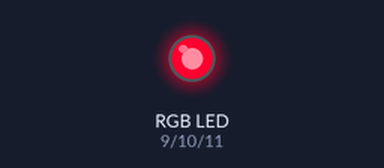
Bench run of a sketch on a simulated ESP32. On the bench: an RGB LED mixed from three pins (HIGH = lit). Pins used as bus, display or sensor lines are not drawn.

Above: at 0.15 s.
At 5.02 s:
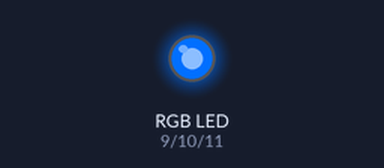
At 9.9 s:
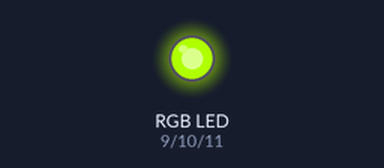
At 19.97 s:
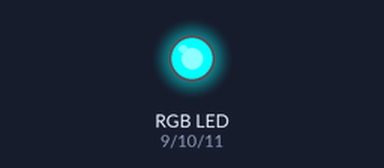
At 29.42 s:
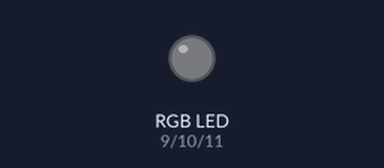
At 39.78 s:
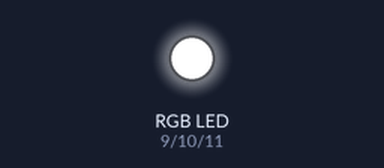
Timing chart, 0 to 40.0 s (numbered marks = the images above):
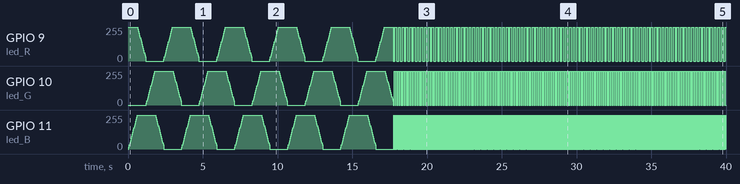

The sketch:

ARDUINO__Arbolito_de_Navidad_RGB.ino
```cpp
int led_R=9, led_G=10, led_B=11,
    Mux_0=5, Mux_1=6, Mux_2=7;
void setup(){
   pinMode(led_R, OUTPUT);
   pinMode(led_G, OUTPUT);
   pinMode(led_B, OUTPUT);
   pinMode(Mux_0, OUTPUT);
   pinMode(Mux_1, OUTPUT);
   pinMode(Mux_2, OUTPUT);
}
void pwm_duty(int r, int g, int b){
   analogWrite(led_R, map(r,0,16,0,255));
   delay(10);
   analogWrite(led_G, map(g,0,16,0,255));
   delay(10);
   analogWrite(led_B, map(b,0,16,0,255));
   delay(10);
}
void output_c(int valor){
   switch(valor){
   case 0:
      digitalWrite(Mux_0, LOW);
      digitalWrite(Mux_1, LOW);
      digitalWrite(Mux_2, LOW);
      break;
   case 1:
      digitalWrite(Mux_0, HIGH);
      digitalWrite(Mux_1, LOW);
      digitalWrite(Mux_2, LOW);
      break;
   case 2:
      digitalWrite(Mux_0, LOW);
      digitalWrite(Mux_1, HIGH);
      digitalWrite(Mux_2, LOW);
      break;
   case 3:
      digitalWrite(Mux_0, HIGH);
      digitalWrite(Mux_1, HIGH);
      digitalWrite(Mux_2, LOW);
      break;
   case 4:
      digitalWrite(Mux_0, LOW);
      digitalWrite(Mux_1, LOW);
      digitalWrite(Mux_2, HIGH);
      break;
   case 5:
      digitalWrite(Mux_0, HIGH);
      digitalWrite(Mux_1, LOW);
      digitalWrite(Mux_2, HIGH);
      break;
   case 6:
      digitalWrite(Mux_0, LOW);
      digitalWrite(Mux_1, HIGH);
      digitalWrite(Mux_2, HIGH);
      break;
   case 7:
      digitalWrite(Mux_0, HIGH);
      digitalWrite(Mux_1, HIGH);
      digitalWrite(Mux_2, HIGH);
      break;
   }
}
void fadeRGB(void){
   int r, g, b, i;
   for(b=0;b<16;b++){
      pwm_duty(16,0,b);
      for(i=0;i<8;i++){
         output_c(i);
         delay(1);
      }
   }
   for(r=16;r>1;r--){
      pwm_duty(r,0,16);
      for(i=0;i<8;i++){
         output_c(i);
         delay(1);
      }
   }
   for(g=0;g<16;g++){
      pwm_duty(0,g,16);
      for(i=0;i<8;i++){
         output_c(i);
         delay(1);
      }
   }
   for(b=16;b>1;b--){
      pwm_duty(0,16,b);
      for(i=0;i<8;i++){
         output_c(i);
         delay(1);
      }
   }
   for(r=0;r<16;r++){
      pwm_duty(r,16,0);
      for(i=0;i<8;i++){
         output_c(i);
         delay(1);
      }
   }
   for(g=16;g>1;g--){
      pwm_duty(16,g,0);
      for(i=0;i<8;i++){
         output_c(i);
         delay(1);
      }
   }
}
void mixRGB(void){
   pwm_duty(0,0,0);
   output_c(0);
   delay(1);
   pwm_duty(0,0,16);
   output_c(1);
   delay(1);
   pwm_duty(0,16,0);
   output_c(2);
   delay(1);
   pwm_duty(0,16,16);
   output_c(3);
   delay(1);
   pwm_duty(16,0,0);
   output_c(4);
   delay(1);
   pwm_duty(16,0,16);
   output_c(5);
   delay(1);
   pwm_duty(16,16,0);
   output_c(6);
   delay(1);
   pwm_duty(16,16,16);
   output_c(7);
   delay(1);
}
void flashRGB(void){
   pwm_duty(8,8,8);
   output_c(0);
   delay(100);
   pwm_duty(0,0,16);
   output_c(1);
   delay(100);
   pwm_duty(0,16,0);
   output_c(2);
   delay(100);
   pwm_duty(0,16,16);
   output_c(3);
   delay(100);
   pwm_duty(16,0,0);
   output_c(4);
   delay(100);
   pwm_duty(16,0,16);
   output_c(5);
   delay(100);
   pwm_duty(16,16,0);
   output_c(6);
   delay(100);
   pwm_duty(16,16,16);
   output_c(7);
   delay(100);
}
void coloresRGB(int r, int g, int b){
   int i;
   for(i=0;i<8;i++){
      pwm_duty(r,g,b);
      for(i=0;i<8;i++){
         output_c(i);
         delay(1);
      }
   }
}
void loop(){
   int i, r, g, b;
   for(i=0;i<5;i++)
      fadeRGB();
   for(i=0;i<100;i++)
      mixRGB();
   for(i=0;i<10;i++)
      flashRGB();
   for(r=0;r<8;r++)
      for(i=0;i<100;i++)
         coloresRGB(b,g,r);
   for(g=0;g<8;g++)
      for(i=0;i<100;i++)
         coloresRGB(b,g,r);
   for(b=0;b<8;b++)
      for(i=0;i<100;i++)
         coloresRGB(b,g,r);
}
```

Source omitted: POV_Xmas_Tree.c (data table, 2939 bytes)
